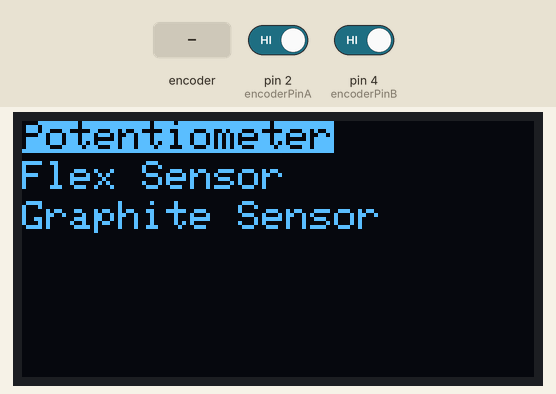
The sketch below on a simulated Arduino Uno, built with avr-gcc and run on an emulated ATmega328P. Parts: 128×64 one-colour display. Inputs (shaded band) come from the test bench; at power-on: pin 2 (encoderPinA) HIGH, pin 4 (encoderPinB) HIGH. What the sketch prints to the serial monitor is not drawn.

Above: at 1.2 s.
1.3 s: rotary encoder on pin 2 (encoderPinA) / pin 4 (encoderPinB) turned 2 steps (second pin leading)
At 2.1 s:
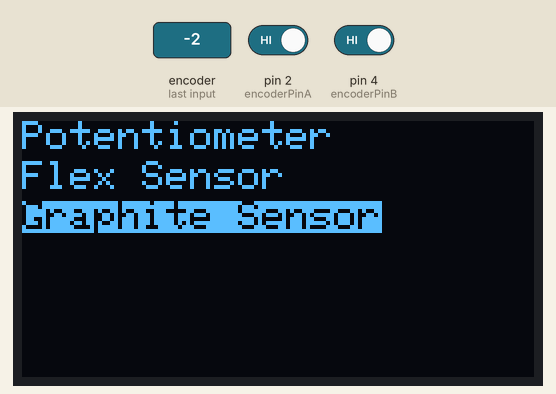
3.3 s: rotary encoder on pin 2 (encoderPinA) / pin 4 (encoderPinB) turned 1 step (first pin leading)
At 4.4 s:
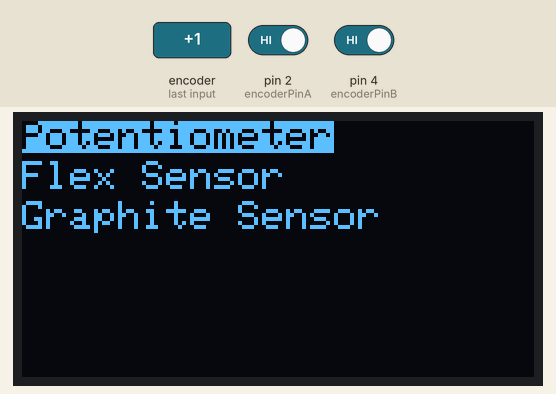
Timing chart, 0 to 6.3 s (numbered marks = the images above; inputs shaded):
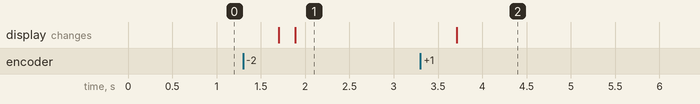

The sketch:

Test_OLED_Encoder.ino
```cpp
#include <Adafruit_SSD1306.h>

// Parameter definition
/////////////////////////////////////////////////////////////////////////
#define encoderPinA 2 // CLK Output A
#define encoderPinB 4 // DT Output B
#define Switch 5 // Switch connection
#define nombreDePixelsEnLargeur 128 // Parameters for the OLED screen
#define nombreDePixelsEnHauteur 64
#define brocheResetOLED -1
#define adresseI2CecranOLED 0x3C

volatile unsigned int encoderValue = 0;
long lastEncoderValue = 0;

long lastDebounceTime = 0;
long debounceDelay = 120;
bool button_pressed = false;


Adafruit_SSD1306 ecranOLED(nombreDePixelsEnLargeur, nombreDePixelsEnHauteur, &Wire, brocheResetOLED);

String menuItems[] = {"Potentiometer", "Flex Sensor", "Graphite Sensor"}; // Definition of menu items
int selectedItem = 0; // Menu items are defined from 0 to 2
/////////////////////////////////////////////////////////////////////////

void setup() {
  pinMode(encoderPinA, INPUT); // Use internal pull-up resistors for the encoder
  digitalWrite(encoderPinA, HIGH); // Turn on pullup resistor
  pinMode(encoderPinB, INPUT);
  digitalWrite(encoderPinB, HIGH); // Turn on pullup resistor

  attachInterrupt(0, updateEncoder, RISING); // Whenever the encoderPinB changes state, an interruption occurs.
  //attachInterrupt(digitalPinToInterrupt(Switch), switchButton, RISING); // Whenever the switch button is pressed, an interruption is raised
  if (!ecranOLED.begin(SSD1306_SWITCHCAPVCC, adresseI2CecranOLED))
    while (1); // Program stops (infinite loop) if something goes wrong here
  ecranOLED.clearDisplay();
  ecranOLED.setTextColor(SSD1306_WHITE);
  Serial.begin(9600);
}

void loop() {
  displayMenu();
  //handleMenuItemSelection(selectedItem);
  encoderValue = abs(encoderValue % 3);
  Serial.println(encoderValue); // To debug
  if (encoderValue != lastEncoderValue) { // If we turn the encoder, then the selectedItem variable is increased
    selectedItem++;
    if (selectedItem == 3) {
      selectedItem = 0; // If we reach the last element from the menu, the selectedItem is reset to the first element
    }
  }
  lastEncoderValue = encoderValue; // The last value from the encoder is updated
  Serial.println("Selected:" + String(selectedItem)); // To debug
  delay(150); // We add a delay between loops for stability, while still having a responsive display
}

void displayMenu() {
  ecranOLED.clearDisplay();
  for (int i = 0; i < sizeof(menuItems) / sizeof(menuItems[0]); i++) {
    if (i == selectedItem) {
      ecranOLED.setTextColor(SSD1306_BLACK, SSD1306_WHITE); // Highlight selected item
    } else {
      ecranOLED.setTextColor(SSD1306_WHITE); // Regular color for other items
    }
    ecranOLED.setCursor(0, i * 10); // Adjust position for each item
    ecranOLED.print(menuItems[i]); // Print each element
  }
  ecranOLED.display();
}


void handleMenuItemSelection(int selectedItem) {
  // Implement actions for each menu item
  switch (selectedItem) {
    case 1:
      if (button_pressed) { // For each case, if the switch button was pressed, we enter each menu respectively

      }
    case 2:
      if (button_pressed) {

      }
    case 3:
      if (button_pressed) {

      }
    default:
      break;
  }
}

void updateEncoder() {
  if (digitalRead(encoderPinB) == HIGH) {
    encoderValue++;
  }
  else {
    encoderValue--;
  }
}

void switchButton() {
  // Debouncing logic for the switch button
  long currentTime = millis();
  lastDebounceTime = currentTime;
  while (currentTime - lastDebounceTime < debounceDelay) {
    currentTime = millis(); // The function waits for the debounce delay to pass, and then we read the value of the switch again
  }
  if (Switch == HIGH) { // If, after the debounce delay, the Switch is still high, we have effectively pressed the button
    button_pressed = true; // We choose the selected option
  }
}
```

Measured:
- after the input at 1.3 s, the display: first changes after 0.40 s (image 1 shows a later state)
- after the input at 3.3 s, the display: changes after 0.41 s (image 2)
